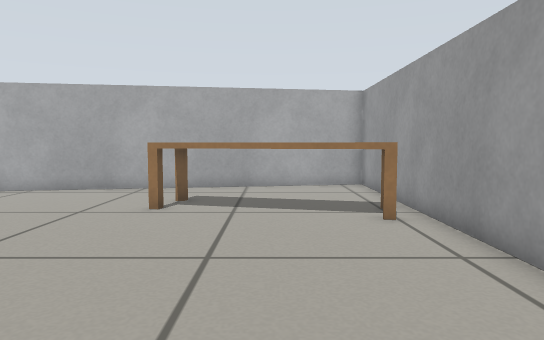
view 1 (above)

17 first-person views from a walk through a world built for the Gazebo simulator. The camera is 0.45 m above the floor, tilts 4° down and sees 70° across. The floor is counted in squares, 0.25 m on a side. Each view is taken from the middle of a square. On the plan, view 1 faces up. The plan holds only what a view shows up to about 18 squares ahead; the rest is blank. Some stock models are drawn as simple stand-ins.

view 2
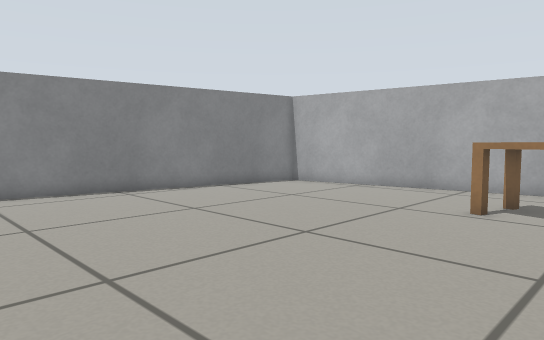

view 3
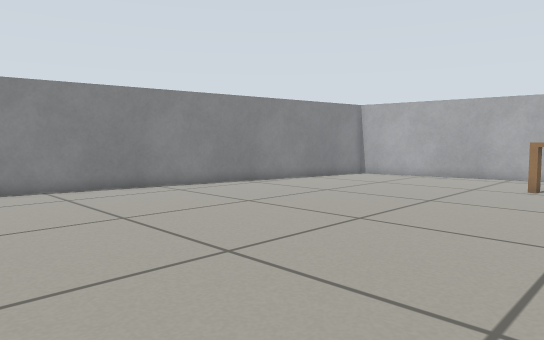

view 4
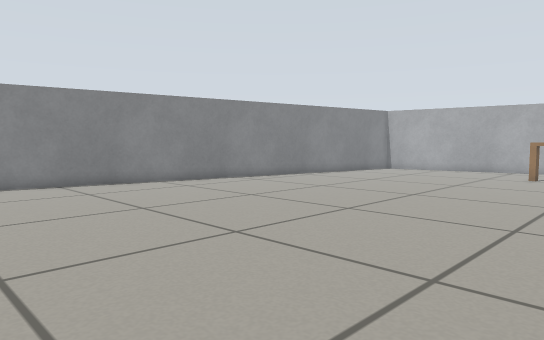

view 5
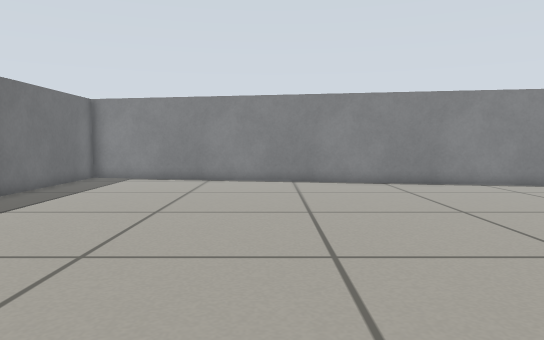

view 6
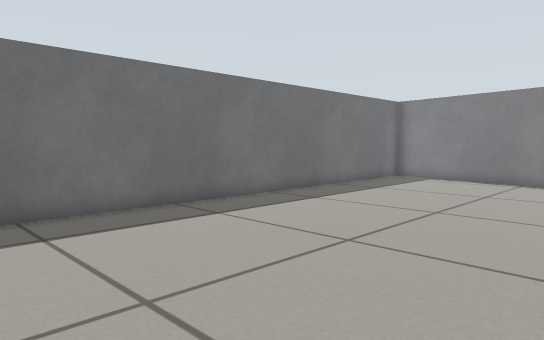

view 7
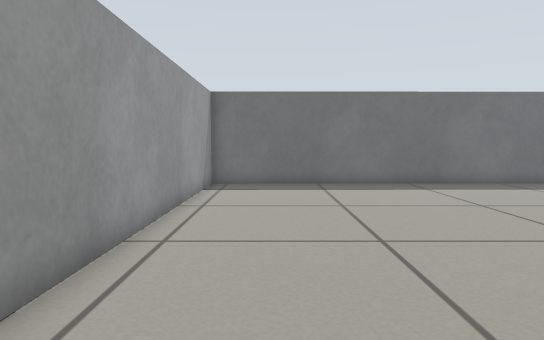

view 8
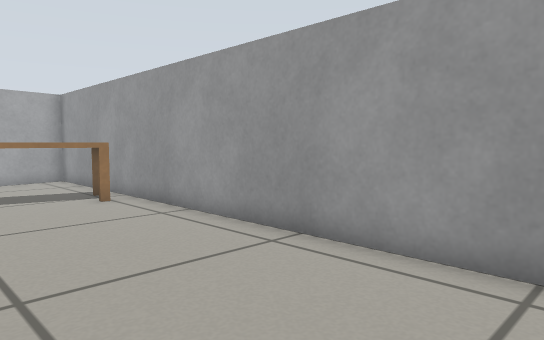

view 9
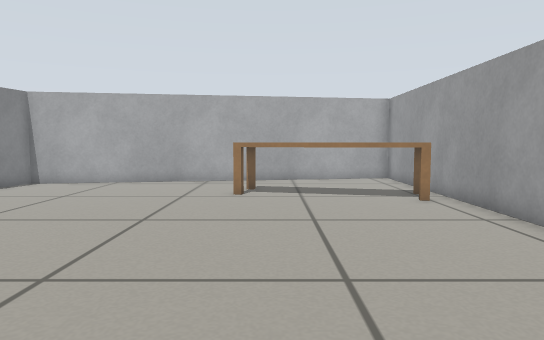

view 10
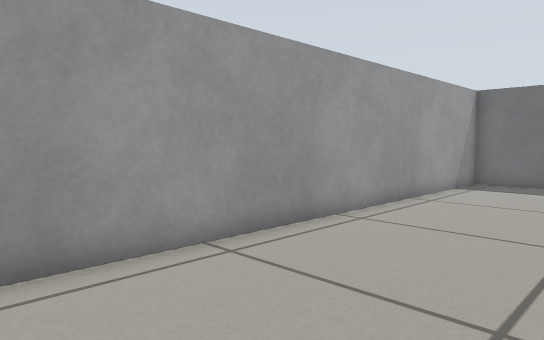

view 11
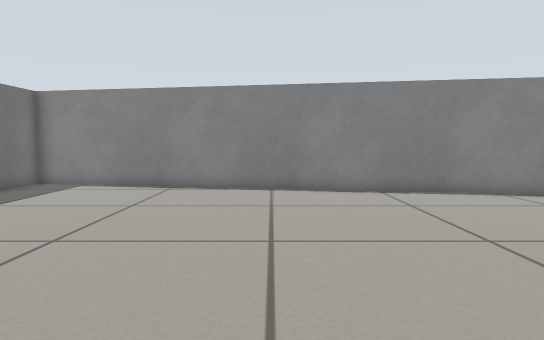

view 12
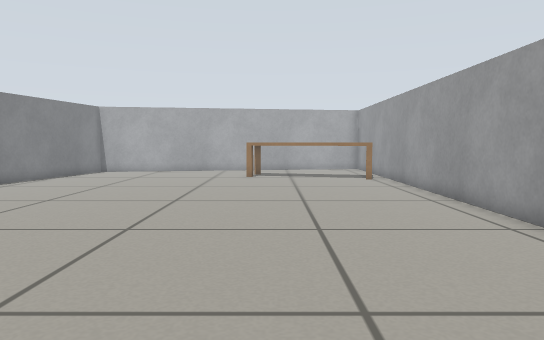

view 13
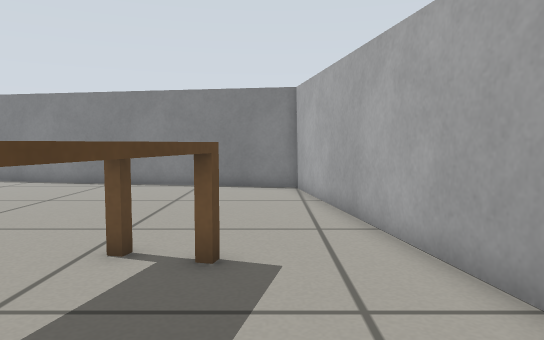

view 14
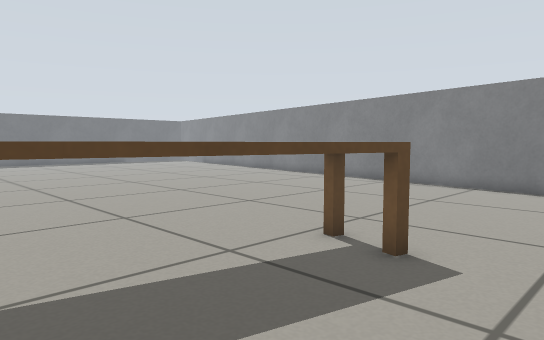

view 15
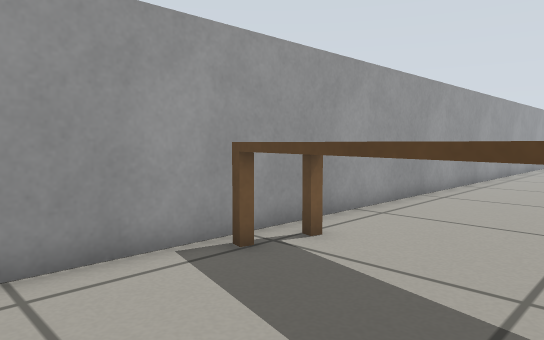

view 16
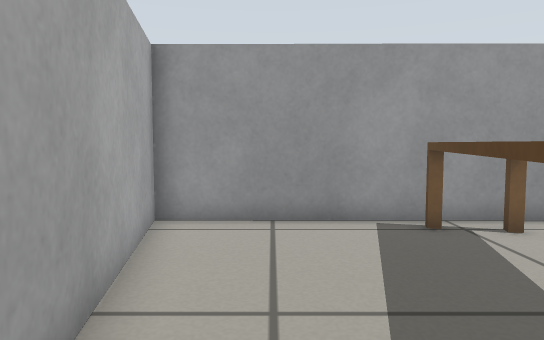

view 17
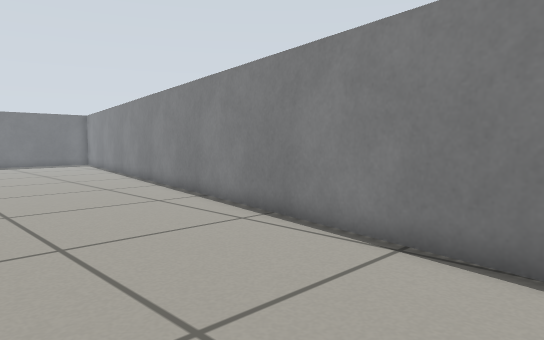

### Floor plan
Points are (right, up) in squares from view 1. A wall is a line through its corners. A room is listed if a view was taken in it or the views show most of it. See-through windows are left out.
Room 1 (views 1, 2, 3, 4, 5, 6, 7, 8, 9, 10, 11, 12, 13, 14, 15, 16, 17)
walls: (-12.6, 14) (-18.9, -20.2) (3.6, -19.9) (3.9, 16.7) (-12.6, 14)
objects: bench (-3, 9) to (3, 12)

Positions as (right, up) in squares from view 1, and headings:
1: (0, 0), facing up
2: (0, 0), facing up-left
3: (0, -6), facing up-left
4: (1, -11), facing up-left
5: (1, -11), facing left
6: (1, -10), facing down-left
7: (1, -3), facing down
8: (-2, -3), facing up-right
9: (-2, -3), facing up
10: (-2, -2), facing down-right
11: (-2, -10), facing left
12: (-2, -10), facing up
13: (3, 13), facing left
14: (3, 15), facing down-left
15: (-2, 15), facing down-right
16: (-5, 14), facing right
17: (-7, 13), facing down-left
